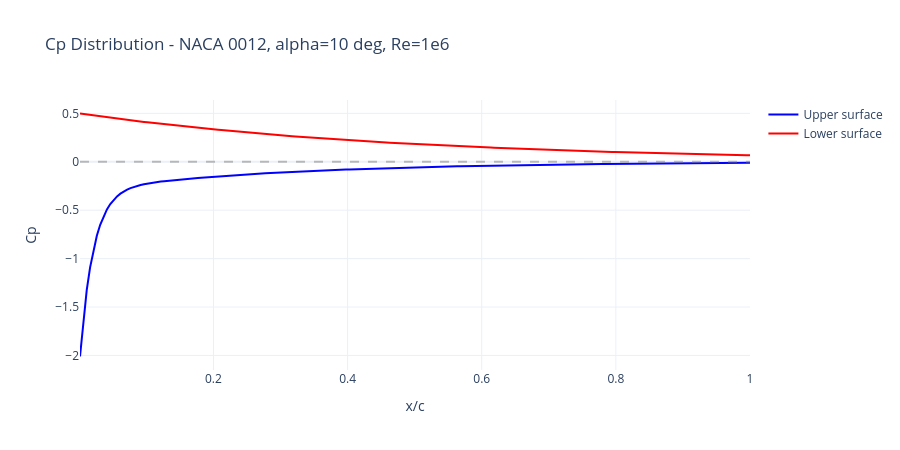

Notebook code cell kept with this figure:
### Markdown cell above
## 1. Interactive Cp Distribution on an Airfoil

**Concept**: In CFD post-processing, you often need to inspect pressure coefficients along a surface. A static plot forces you to re-run the script to change the view. An interactive plot lets you zoom into the leading edge, hover to read exact values, and toggle between cases.

We'll generate a synthetic Cp distribution for a NACA 0012 at alpha = 10 deg, Re = 1e6.

### Code cell
# Synthetic Cp for NACA 0012, alpha=10deg, Re=1e6
x = np.linspace(0.001, 1.0, 200)

# Leading edge suction peak + gradual recovery (simplified)
cp_le = -1.8 * np.exp(-x / 0.02)          # suction peak near LE
cp_suction = -0.3 * np.exp(-x / 0.3)      # suction side recovery
cp_pressure = 0.5 * np.exp(-x / 0.5)      # pressure side (mild)

cp_upper = cp_le + cp_suction
cp_lower = cp_pressure

fig = go.Figure()
fig.add_trace(go.Scatter(
    x=x, y=cp_upper, mode='lines', name='Upper surface',
    line=dict(color='blue', width=2),
    hovertemplate='x/c: %{x:.3f}<br>Cp: %{y:.3f}<extra></extra>'
))
fig.add_trace(go.Scatter(
    x=x, y=cp_lower, mode='lines', name='Lower surface',
    line=dict(color='red', width=2),
    hovertemplate='x/c: %{x:.3f}<br>Cp: %{y:.3f}<extra></extra>'
))
fig.add_hline(y=0, line_dash='dash', line_color='gray', opacity=0.5)
fig.update_layout(
    title='Cp Distribution - NACA 0012, alpha=10 deg, Re=1e6',
    xaxis_title='x/c', yaxis_title='Cp',
    template='plotly_white', height=450
)
fig.show()

### Figure 1 — Plotly figure (JSON) as saved in the notebook; plotly's stock layout.template omitted (floating-point values rounded to 4 significant figures; data arrays with more than 128 entries replaced by an {"elided": "..."} marker saying what was removed)
{"data": [{"hovertemplate": "x/c: %{x:.3f}<br>Cp: %{y:.3f}<extra></extra>", "line": {"color": "blue", "width": 2}, "mode": "lines", "name": "Upper surface", "type": "scatter", "x": {"elided": "200 float values"}, "y": {"elided": "200 float values"}}, {"hovertemplate": "x/c: %{x:.3f}<br>Cp: %{y:.3f}<extra></extra>", "line": {"color": "red", "width": 2}, "mode": "lines", "name": "Lower surface", "type": "scatter", "x": {"elided": "200 float values"}, "y": {"elided": "200 float values"}}], "layout": {"height": 450, "shapes": [{"line": {"color": "gray", "dash": "dash"}, "opacity": 0.5, "type": "line", "x0": 0, "x1": 1, "xref": "x domain", "y0": 0, "y1": 0, "yref": "y"}], "title": {"text": "Cp Distribution - NACA 0012, alpha=10 deg, Re=1e6"}, "xaxis": {"title": {"text": "x/c"}}, "yaxis": {"title": {"text": "Cp"}}}}
